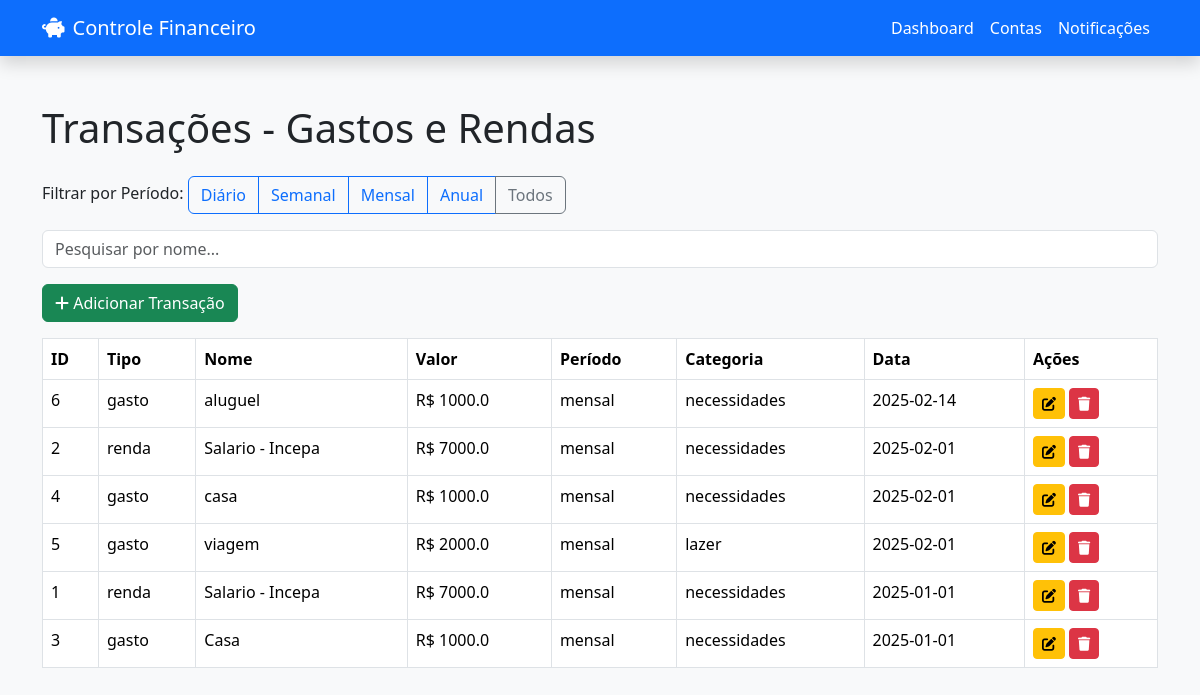
Page /transacoes (signed in) on the earlier database version.
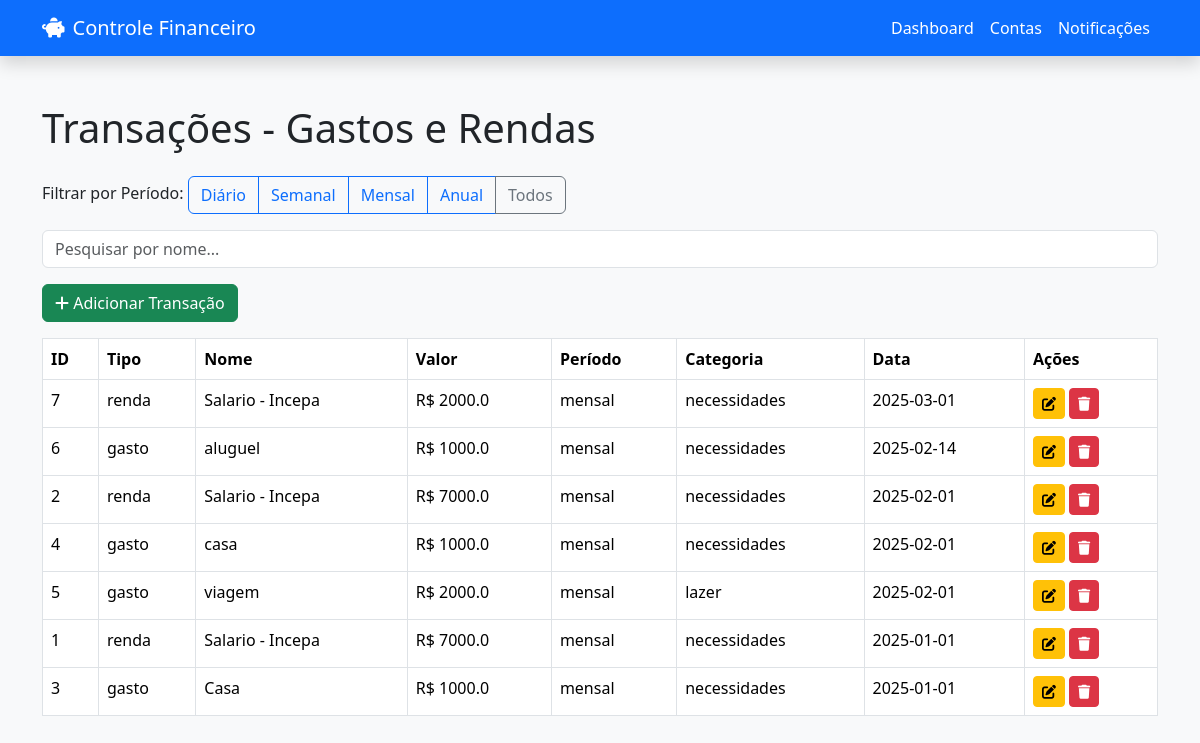
Same page on the later database version.
### tables this page shows
CREATE TABLE Transacoes (
        id INTEGER PRIMARY KEY AUTOINCREMENT,
        tipo TEXT NOT NULL,
        nome TEXT NOT NULL,
        valor REAL NOT NULL,
        periodo TEXT NOT NULL,
        categoria TEXT,
        data TEXT DEFAULT CURRENT_TIMESTAMP,
        notificado INTEGER DEFAULT 0,
        notificado_antecipado INTEGER DEFAULT 0
    );

### app.py (the view)
@app.route('/transacoes', methods=['GET'])
def transacoes_view():
    if 'user_id' not in session:
        flash("Você não está autenticado.", "error")
        return redirect(url_for('index'))
    periodo = request.args.get('periodo')  # 'diario', 'semanal', 'mensal', 'anual'
    pesquisa = request.args.get('pesquisa', '').lower()
    conn = conectar_bd()
    if conn is None:
        flash("Erro ao conectar ao banco de dados", "danger")
        return redirect(url_for('dashboard'))
    cursor = conn.cursor()
    if periodo:
        cursor.execute("SELECT * FROM Transacoes WHERE periodo = ? ORDER BY data DESC", (periodo,))
    else:
        cursor.execute("SELECT * FROM Transacoes ORDER BY data DESC")
    transacoes = cursor.fetchall()
    conn.close()
    if pesquisa:
        transacoes = [t for t in transacoes if pesquisa in t['nome'].lower()]
    return render_template('transacoes.html', transacoes=transacoes, periodo=periodo, pesquisa=pesquisa)

### app.py (called while the page is built)
def conectar_bd():
    try:
        conn = sqlite3.connect('financeiro.db')
        conn.row_factory = sqlite3.Row
        return conn
    except sqlite3.Error as e:
        flash(f"Erro ao conectar com o banco de dados: {e}", "danger")
        return None

### templates/transacoes.html (shortened to what this page needs)
<!DOCTYPE html>
<html lang="pt-br">
<head>
  <link href="https://cdn.jsdelivr.net/npm/bootstrap@5.3.2/dist/css/bootstrap.min.css" rel="stylesheet">
  <link href="https://cdnjs.cloudflare.com/ajax/libs/font-awesome/6.0.0/css/all.min.css" rel="stylesheet">
</head>
<body class="bg-light">
  <nav class="navbar navbar-expand-lg navbar-dark bg-primary shadow">
    <div class="container">
      <a class="navbar-brand d-flex align-items-center" href="/dashboard">
        <i class="fa-solid fa-piggy-bank me-2"></i> Controle Financeiro
      </a>
      <div class="collapse navbar-collapse" id="navbarNav">
        <ul class="navbar-nav ms-auto">
          <li class="nav-item"><a class="nav-link text-white" href="/dashboard">Dashboard</a></li>
          <li class="nav-item"><a class="nav-link text-white" href="/contas">Contas</a></li>
          <li class="nav-item"><a class="nav-link text-white" href="/notificacoes">Notificações</a></li>
        </ul>
      </div>
    </div>
  </nav>
  <div class="container py-5">
    <h1 class="mb-4">Transações - Gastos e Rendas</h1>
    <div class="mb-3">
      <label class="form-label">Filtrar por Período:</label>
      <div class="btn-group" role="group">
        <a href="/transacoes?periodo=diario" class="btn btn-outline-primary">Diário</a>
        <a href="/transacoes?periodo=semanal" class="btn btn-outline-primary">Semanal</a>
        <a href="/transacoes?periodo=mensal" class="btn btn-outline-primary">Mensal</a>
        <a href="/transacoes?periodo=anual" class="btn btn-outline-primary">Anual</a>
        <a href="/transacoes" class="btn btn-outline-secondary">Todos</a>
      </div>
    </div>
    <div class="mb-3">
      <input type="text" id="searchInput" class="form-control" placeholder="Pesquisar por nome...">
    </div>
    <a href="/adicionar_transacao" class="btn btn-success mb-3">
      <i class="fa-solid fa-plus"></i> Adicionar Transação
    </a>
    {% if transacoes %}
    <table class="table table-bordered" id="transacoesTable">
      <thead>
        <tr>
          <th>ID</th>
          <th>Tipo</th>
          <th>Nome</th>
          <th>Valor</th>
          <th>Período</th>
          <th>Categoria</th>
          <th>Data</th>
          <th>Ações</th>
        </tr>
      </thead>
      <tbody>
        {% for t in transacoes %}
        <tr>
          <td>{{ t.id }}</td>
          <td>{{ t.tipo }}</td>
          <td>{{ t.nome }}</td>
          <td>R$ {{ t.valor }}</td>
          <td>{{ t.periodo }}</td>
          <td>{{ t.categoria }}</td>
          <td>{{ t.data }}</td>
          <td>
            <a href="/editar_transacao/{{ t.id }}" class="btn btn-warning btn-sm"><i class="fa-solid fa-edit"></i></a>
            <a href="/excluir_transacao/{{ t.id }}" class="btn btn-danger btn-sm" onclick="return confirm('Tem certeza?')"><i class="fa-solid fa-trash"></i></a>
          </td>
        </tr>
        {% endfor %}
      </tbody>
    </table>
    {% else %}
    <p class="text-muted">Nenhuma transação encontrada.</p>
    {% endif %}
  </div>
</body>
</html>

Differences in the rows shown:
added Transacoes: id "7", tipo "renda", nome "Salario - Incepa", valor "2000.0", periodo "mensal", categoria "necessidades", data "2025-03-01"
